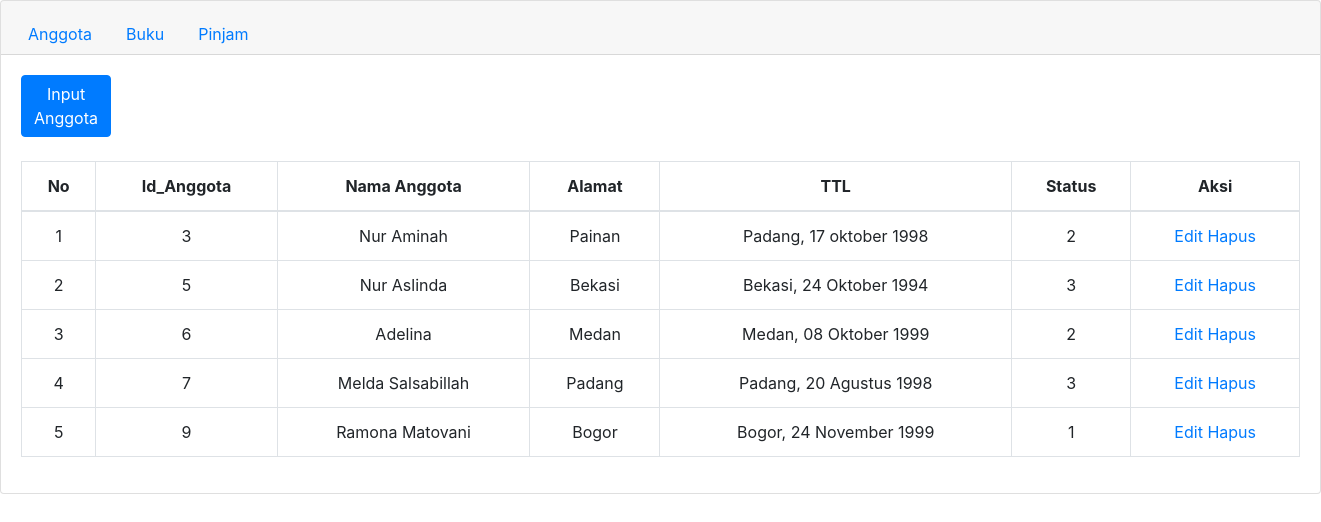
/anggota.php, run on the app's committed database.
### tables this page shows
CREATE TABLE `anggota` (
  `id_anggota` int(3) NOT NULL,
  `nm_anggota` varchar(32) DEFAULT NULL,
  `alamat` text DEFAULT NULL,
  `ttl_anggota` text DEFAULT NULL,
  `status_anggota` varchar(1) DEFAULT NULL
);

### anggota.php (the view, shortened to what this page needs)
<!doctype html>
<html lang="en">
  <head>
    <link rel="stylesheet" href="https://stackpath.bootstrapcdn.com/bootstrap/4.3.1/css/bootstrap.min.css">
  </head>
  <body>
      <div class="card text-center">
        <div class="card-header">
          <ul class="nav nav-tabs card-header-tabs">
            <li class="nav-item">
              <a class="nav-link " href="anggota.php">Anggota</a>
            </li>
            <li class="nav-item">
              <a class="nav-link" href="buku.php">Buku</a>
            </li>
            <li class="nav-item">
              <a class="nav-link" href="pinjam.php">Pinjam</a>
            </li>
          </ul>
        </div>
        <div class="card-body">
        <table class="table table-bordered">
        <a href="input_anggota.php" class="btn btn-primary" style="margin-right:1200px"> Input Anggota</a>
         <br> <br>
                <thead>
                  <tr>
                    <th scope="col">No</th>
                    <th scope="col">Id_Anggota</th>
                    <th scope="col">Nama Anggota</th>
                    <th scope="col">Alamat</th>
                    <th scope="col">TTL</th>
                    <th scope="col">Status</th>
                    <th scope="col">Aksi</th>
                  </tr>
                </thead>
				<tbody>
						<?php
						include "koneksi.php";
						$sql= mysqli_query ($koneksi, "select * from anggota order by id_anggota");
						$no = 1;
						while ($data=mysqli_fetch_array($sql)) {
						?>
				            <tr class="odd gradeX">
				                <td><?php echo $no?></td>
				                <td><?php echo $data['id_anggota'];?></td>
								<td><?php echo $data['nm_anggota'];?></td>
								<td><?php echo $data['alamat'];?></td>
								<td><?php echo $data['ttl_anggota'];?></td>
								<td class="center"><?php echo $data['status_anggota'];?></td>
								<td class="center"><a href="edit_anggota.php?id=<?php echo $data['id_anggota']; ?>"  > Edit </a>
								<a href="hapus_anggota.php?id=<?php echo $data['id_anggota']; ?>" onClick = "return confirm('Apakah Anda ingin mengapus  <?php echo $data['nm_anggota']; ?>?')"> Hapus</a></td>
				            </tr>
						<?php $no++; }?>
				</tbody>
		</table>
</body>
</html>

### data on the page
anggota: id_anggota "3", nm_anggota "Nur Aminah", alamat "Painan", ttl_anggota "Padang, 17 oktober 1998", status_anggota "2"
anggota: id_anggota "5", nm_anggota "Nur Aslinda", alamat "Bekasi", ttl_anggota "Bekasi, 24 Oktober 1994", status_anggota "3"
anggota: id_anggota "6", nm_anggota "Adelina", alamat "Medan", ttl_anggota "Medan, 08 Oktober 1999", status_anggota "2"
anggota: id_anggota "7", nm_anggota "Melda Salsabillah", alamat "Padang", ttl_anggota "Padang, 20 Agustus 1998", status_anggota "3"
anggota: id_anggota "9", nm_anggota "Ramona Matovani", alamat "Bogor", ttl_anggota "Bogor, 24 November 1999", status_anggota "1"
